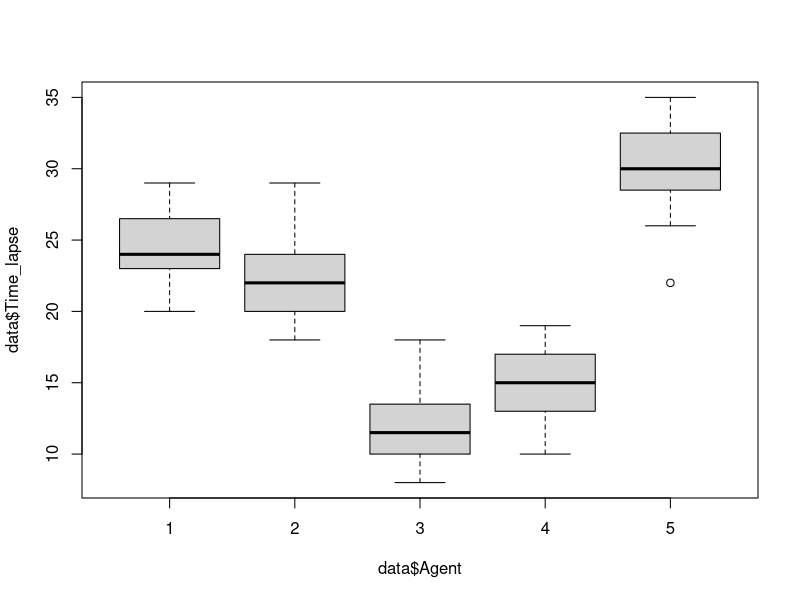
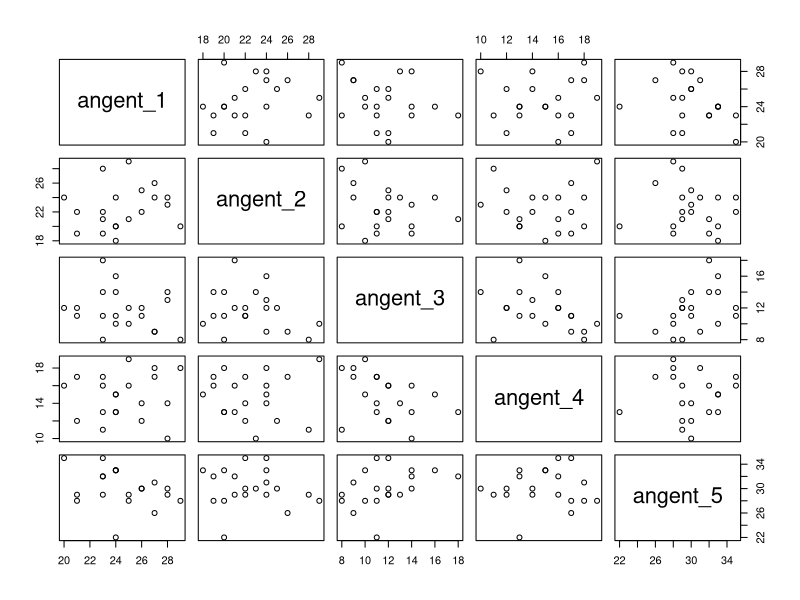
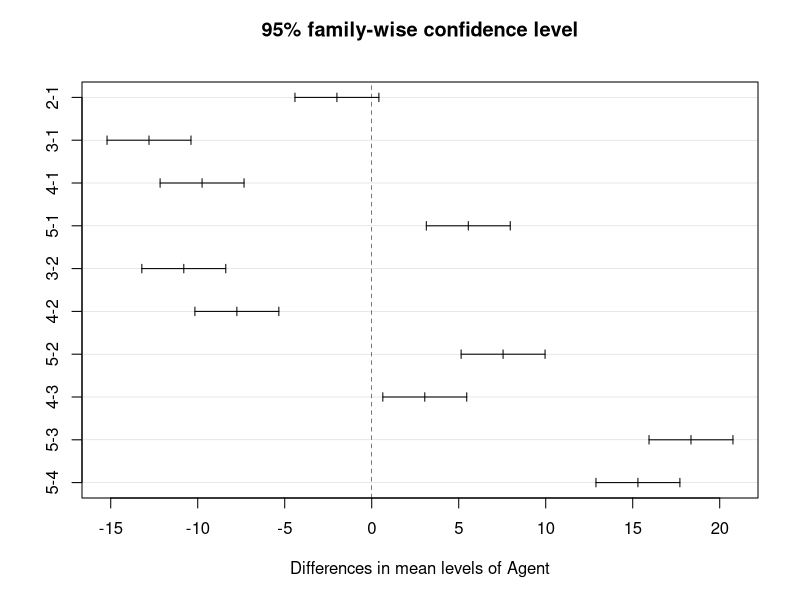
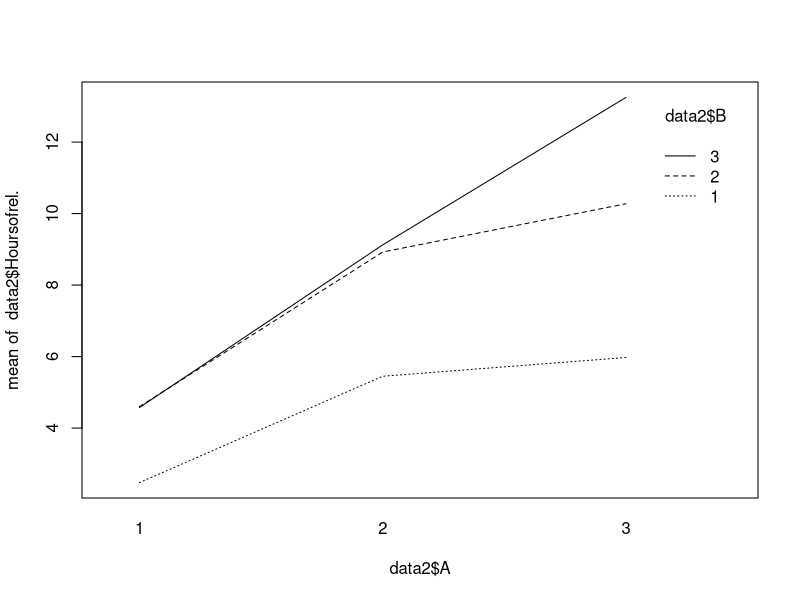

Recreate these plots in R, in order.
## ---- chunk 1
knitr::opts_chunk$set(echo = TRUE)
## ---- chunk 2
# read the data
setwd("C:/Users/cheny/Desktop/study/second term/Advanced Data Analysis/homework/homework three")
data <- read.table("sofdrink.txt",header = TRUE)
## ---- chunk 3
# boxplot
boxplot(data$Time_lapse~data$Agent)
## ---- chunk 4
data$Agent <- as.factor(data$Agent)
# anova table
oneway_anove <- aov(formula = Time_lapse~Agent, data = data)
summary(oneway_anove)
## ---- chunk 5
# use the Tukey procedure
tk <- TukeyHSD(oneway_anove)
tk
## ---- chunk 6
angent_1 <- data$Time_lapse[data$Agent==1]
angent_2 <- data$Time_lapse[data$Agent==2]
angent_3 <- data$Time_lapse[data$Agent==3]
angent_4 <- data$Time_lapse[data$Agent==4]
angent_5 <- data$Time_lapse[data$Agent==5]
pair_compare <- as.data.frame(cbind(angent_1,angent_2,angent_3,angent_4,angent_5))
pairs(pair_compare[1:5], pch = 21)
## ---- chunk 7
plot(tk)
## ---- chunk 8
data$Agent <- as.factor(data$Agent)
fit <- lm(data$Time_lapse ~ data$Agent-1)
summary(fit)

## ---- chunk 9
0.25 * 24.5500 + 0.2 * 22.5500 + 0.2*11.7500 +0.2* 14.8000 +0.15*30.1000 
sqrt(0.6133^2*(0.25^2 + 0.2^2 * 3 + 0.15^2))
## ---- chunk 10
data2 <- read.table("Hayfever.txt",header = TRUE)
data2$A <- as.factor(data2$A)
data2$B <- as.factor(data2$B)
## ---- chunk 11
# interaction plot
interaction.plot(data2$A,data2$B,data2$Hoursofrel.)
## ---- chunk 12
summary(aov(data2$Hoursofrel. ~ data2$A*data2$B))
## ---- chunk 13
summary(lm(data2$Hoursofrel. ~ data2$A * data2$B - data2$A - data2$B - 1))
